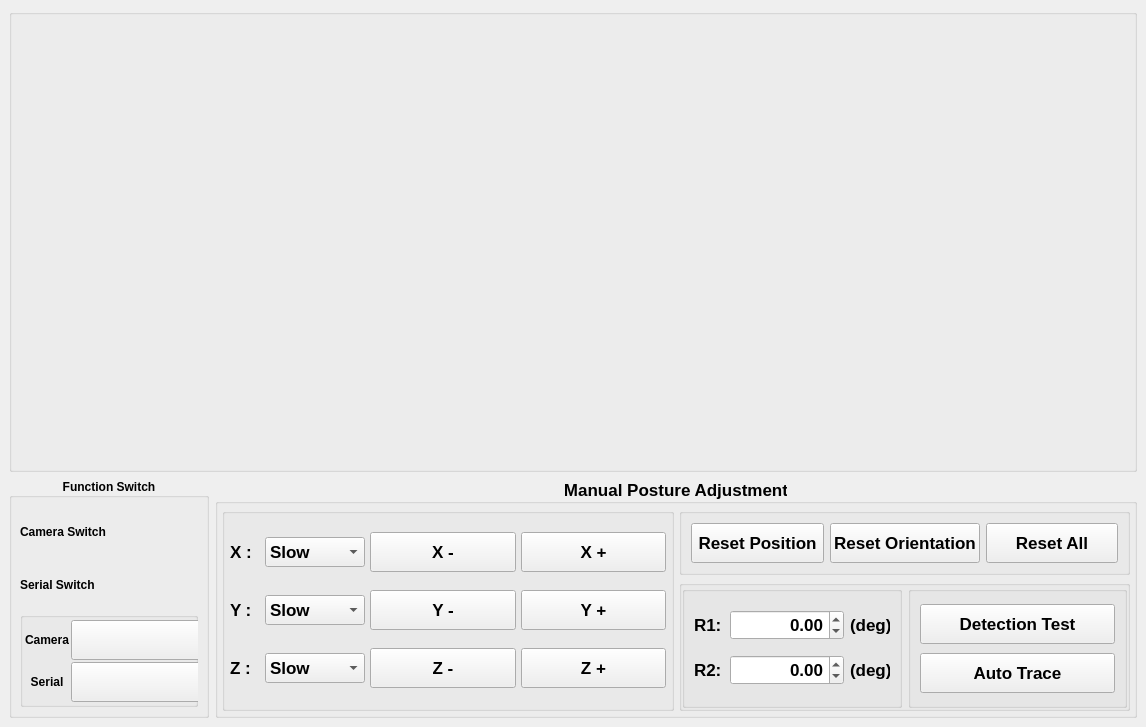
<?xml version="1.0" encoding="UTF-8"?>
<ui version="4.0">
 <class>MainWindow</class>
 <widget class="QMainWindow" name="MainWindow">
  <property name="geometry">
   <rect>
    <x>0</x>
    <y>0</y>
    <width>1146</width>
    <height>727</height>
   </rect>
  </property>
  <property name="font">
   <font>
    <weight>50</weight>
    <bold>false</bold>
   </font>
  </property>
  <property name="windowTitle">
   <string>MainWindow</string>
  </property>
  <property name="windowOpacity">
   <double>1.000000000000000</double>
  </property>
  <widget class="QWidget" name="centralwidget">
   <layout class="QGridLayout" name="gridLayout">
    <item row="0" column="0">
     <widget class="QGroupBox" name="groupBox_videoOutput">
      <property name="font">
       <font>
        <pointsize>14</pointsize>
        <weight>75</weight>
        <bold>true</bold>
       </font>
      </property>
      <property name="title">
       <string/>
      </property>
      <property name="alignment">
       <set>Qt::AlignCenter</set>
      </property>
      <layout class="QGridLayout" name="gridLayout_2">
       <property name="leftMargin">
        <number>1</number>
       </property>
       <property name="topMargin">
        <number>1</number>
       </property>
       <property name="rightMargin">
        <number>1</number>
       </property>
       <property name="bottomMargin">
        <number>1</number>
       </property>
       <property name="spacing">
        <number>1</number>
       </property>
       <item row="0" column="0">
        <widget class="VideoAdapter" name="video_window" native="true">
         <property name="minimumSize">
          <size>
           <width>800</width>
           <height>450</height>
          </size>
         </property>
        </widget>
       </item>
      </layout>
     </widget>
    </item>
    <item row="1" column="0">
     <layout class="QHBoxLayout" name="horizontalLayout_controlBoard">
      <property name="spacing">
       <number>6</number>
      </property>
      <item>
       <widget class="QGroupBox" name="groupBox_option">
        <property name="minimumSize">
         <size>
          <width>0</width>
          <height>0</height>
         </size>
        </property>
        <property name="maximumSize">
         <size>
          <width>200</width>
          <height>240</height>
         </size>
        </property>
        <property name="font">
         <font>
          <weight>75</weight>
          <bold>true</bold>
         </font>
        </property>
        <property name="title">
         <string>Function Switch</string>
        </property>
        <property name="alignment">
         <set>Qt::AlignCenter</set>
        </property>
        <layout class="QGridLayout" name="gridLayout_6">
         <property name="leftMargin">
          <number>8</number>
         </property>
         <property name="topMargin">
          <number>8</number>
         </property>
         <property name="rightMargin">
          <number>8</number>
         </property>
         <property name="bottomMargin">
          <number>8</number>
         </property>
         <property name="spacing">
          <number>1</number>
         </property>
         <item row="1" column="0">
          <layout class="QGridLayout" name="gridLayout_serial_switch_pre">
           <item row="0" column="0">
            <widget class="QLabel" name="label">
             <property name="sizePolicy">
              <sizepolicy hsizetype="Expanding" vsizetype="Expanding">
               <horstretch>0</horstretch>
               <verstretch>0</verstretch>
              </sizepolicy>
             </property>
             <property name="minimumSize">
              <size>
               <width>120</width>
               <height>45</height>
              </size>
             </property>
             <property name="text">
              <string>Serial Switch</string>
             </property>
             <property name="alignment">
              <set>Qt::AlignLeading|Qt::AlignLeft|Qt::AlignVCenter</set>
             </property>
            </widget>
           </item>
           <item row="0" column="1">
            <layout class="QGridLayout" name="gridLayout_serial_switch"/>
           </item>
          </layout>
         </item>
         <item row="0" column="0">
          <layout class="QGridLayout" name="gridLayout_camera_switch_pre">
           <item row="0" column="0">
            <widget class="QLabel" name="label_camera_switch">
             <property name="sizePolicy">
              <sizepolicy hsizetype="Expanding" vsizetype="Expanding">
               <horstretch>0</horstretch>
               <verstretch>0</verstretch>
              </sizepolicy>
             </property>
             <property name="minimumSize">
              <size>
               <width>120</width>
               <height>45</height>
              </size>
             </property>
             <property name="text">
              <string>Camera Switch</string>
             </property>
             <property name="alignment">
              <set>Qt::AlignLeading|Qt::AlignLeft|Qt::AlignVCenter</set>
             </property>
            </widget>
           </item>
           <item row="0" column="1">
            <layout class="QGridLayout" name="gridLayout_camera_switch"/>
           </item>
          </layout>
         </item>
         <item row="2" column="0">
          <widget class="QGroupBox" name="groupBox_options">
           <property name="minimumSize">
            <size>
             <width>0</width>
             <height>0</height>
            </size>
           </property>
           <property name="maximumSize">
            <size>
             <width>16777215</width>
             <height>100</height>
            </size>
           </property>
           <property name="font">
            <font>
             <weight>75</weight>
             <bold>true</bold>
            </font>
           </property>
           <property name="title">
            <string/>
           </property>
           <property name="alignment">
            <set>Qt::AlignCenter</set>
           </property>
           <layout class="QGridLayout" name="gridLayout_3">
            <property name="leftMargin">
             <number>2</number>
            </property>
            <property name="topMargin">
             <number>2</number>
            </property>
            <property name="rightMargin">
             <number>2</number>
            </property>
            <property name="bottomMargin">
             <number>2</number>
            </property>
            <property name="spacing">
             <number>2</number>
            </property>
            <item row="2" column="1">
             <widget class="QLabel" name="label_serial">
              <property name="minimumSize">
               <size>
                <width>0</width>
                <height>40</height>
               </size>
              </property>
              <property name="maximumSize">
               <size>
                <width>60</width>
                <height>16777215</height>
               </size>
              </property>
              <property name="text">
               <string>Serial</string>
              </property>
              <property name="alignment">
               <set>Qt::AlignCenter</set>
              </property>
             </widget>
            </item>
            <item row="1" column="2">
             <widget class="QComboBox" name="comboBox_camera">
              <property name="sizePolicy">
               <sizepolicy hsizetype="Preferred" vsizetype="Preferred">
                <horstretch>0</horstretch>
                <verstretch>0</verstretch>
               </sizepolicy>
              </property>
              <property name="minimumSize">
               <size>
                <width>150</width>
                <height>20</height>
               </size>
              </property>
              <property name="maximumSize">
               <size>
                <width>16777215</width>
                <height>16777215</height>
               </size>
              </property>
              <property name="font">
               <font>
                <pointsize>12</pointsize>
                <weight>75</weight>
                <bold>true</bold>
               </font>
              </property>
             </widget>
            </item>
            <item row="2" column="2">
             <widget class="QComboBox" name="comboBox_serial">
              <property name="sizePolicy">
               <sizepolicy hsizetype="Preferred" vsizetype="Preferred">
                <horstretch>0</horstretch>
                <verstretch>0</verstretch>
               </sizepolicy>
              </property>
              <property name="minimumSize">
               <size>
                <width>150</width>
                <height>20</height>
               </size>
              </property>
              <property name="maximumSize">
               <size>
                <width>16777215</width>
                <height>16777215</height>
               </size>
              </property>
             </widget>
            </item>
            <item row="1" column="1">
             <widget class="QLabel" name="label_camera">
              <property name="minimumSize">
               <size>
                <width>0</width>
                <height>40</height>
               </size>
              </property>
              <property name="maximumSize">
               <size>
                <width>60</width>
                <height>16777215</height>
               </size>
              </property>
              <property name="text">
               <string>Camera</string>
              </property>
              <property name="alignment">
               <set>Qt::AlignCenter</set>
              </property>
             </widget>
            </item>
           </layout>
          </widget>
         </item>
        </layout>
       </widget>
      </item>
      <item>
       <widget class="QGroupBox" name="groupBox_move">
        <property name="minimumSize">
         <size>
          <width>0</width>
          <height>240</height>
         </size>
        </property>
        <property name="maximumSize">
         <size>
          <width>16777215</width>
          <height>240</height>
         </size>
        </property>
        <property name="font">
         <font>
          <pointsize>13</pointsize>
          <weight>75</weight>
          <bold>true</bold>
         </font>
        </property>
        <property name="title">
         <string>Manual Posture Adjustment</string>
        </property>
        <property name="alignment">
         <set>Qt::AlignCenter</set>
        </property>
        <layout class="QHBoxLayout" name="horizontalLayout_10">
         <property name="spacing">
          <number>5</number>
         </property>
         <property name="leftMargin">
          <number>4</number>
         </property>
         <property name="topMargin">
          <number>4</number>
         </property>
         <property name="rightMargin">
          <number>4</number>
         </property>
         <property name="bottomMargin">
          <number>4</number>
         </property>
         <item>
          <widget class="QGroupBox" name="groupBox_translation">
           <property name="font">
            <font>
             <pointsize>13</pointsize>
             <weight>75</weight>
             <bold>true</bold>
            </font>
           </property>
           <property name="title">
            <string/>
           </property>
           <property name="alignment">
            <set>Qt::AlignCenter</set>
           </property>
           <layout class="QGridLayout" name="gridLayout_5">
            <property name="leftMargin">
             <number>5</number>
            </property>
            <property name="topMargin">
             <number>5</number>
            </property>
            <property name="rightMargin">
             <number>5</number>
            </property>
            <property name="bottomMargin">
             <number>5</number>
            </property>
            <property name="spacing">
             <number>5</number>
            </property>
            <item row="0" column="0">
             <widget class="QLabel" name="label_x">
              <property name="minimumSize">
               <size>
                <width>30</width>
                <height>30</height>
               </size>
              </property>
              <property name="maximumSize">
               <size>
                <width>30</width>
                <height>16777215</height>
               </size>
              </property>
              <property name="text">
               <string>X :</string>
              </property>
             </widget>
            </item>
            <item row="0" column="1">
             <widget class="QComboBox" name="comboBox_x_speed">
              <property name="minimumSize">
               <size>
                <width>75</width>
                <height>30</height>
               </size>
              </property>
              <property name="maximumSize">
               <size>
                <width>100</width>
                <height>16777215</height>
               </size>
              </property>
              <item>
               <property name="text">
                <string>Slow</string>
               </property>
              </item>
              <item>
               <property name="text">
                <string>Medium</string>
               </property>
              </item>
              <item>
               <property name="text">
                <string>Fast</string>
               </property>
              </item>
             </widget>
            </item>
            <item row="0" column="2">
             <widget class="QPushButton" name="pushButton_x_minus">
              <property name="minimumSize">
               <size>
                <width>100</width>
                <height>40</height>
               </size>
              </property>
              <property name="text">
               <string>X -</string>
              </property>
             </widget>
            </item>
            <item row="0" column="3">
             <widget class="QPushButton" name="pushButton_x_plus">
              <property name="minimumSize">
               <size>
                <width>100</width>
                <height>40</height>
               </size>
              </property>
              <property name="text">
               <string>X +</string>
              </property>
             </widget>
            </item>
            <item row="1" column="0">
             <widget class="QLabel" name="label_y">
              <property name="minimumSize">
               <size>
                <width>30</width>
                <height>30</height>
               </size>
              </property>
              <property name="maximumSize">
               <size>
                <width>30</width>
                <height>16777215</height>
               </size>
              </property>
              <property name="text">
               <string>Y :</string>
              </property>
             </widget>
            </item>
            <item row="1" column="1">
             <widget class="QComboBox" name="comboBox_y_speed">
              <property name="minimumSize">
               <size>
                <width>75</width>
                <height>30</height>
               </size>
              </property>
              <property name="maximumSize">
               <size>
                <width>100</width>
                <height>16777215</height>
               </size>
              </property>
              <item>
               <property name="text">
                <string>Slow</string>
               </property>
              </item>
              <item>
               <property name="text">
                <string>Medium</string>
               </property>
              </item>
              <item>
               <property name="text">
                <string>Fast</string>
               </property>
              </item>
             </widget>
            </item>
            <item row="1" column="2">
             <widget class="QPushButton" name="pushButton_y_minus">
              <property name="minimumSize">
               <size>
                <width>100</width>
                <height>40</height>
               </size>
              </property>
              <property name="text">
               <string>Y -</string>
              </property>
             </widget>
            </item>
            <item row="1" column="3">
             <widget class="QPushButton" name="pushButton_y_plus">
              <property name="minimumSize">
               <size>
                <width>100</width>
                <height>40</height>
               </size>
              </property>
              <property name="text">
               <string>Y +</string>
              </property>
             </widget>
            </item>
            <item row="2" column="0">
             <widget class="QLabel" name="label_z">
              <property name="minimumSize">
               <size>
                <width>30</width>
                <height>30</height>
               </size>
              </property>
              <property name="maximumSize">
               <size>
                <width>30</width>
                <height>16777215</height>
               </size>
              </property>
              <property name="text">
               <string>Z :</string>
              </property>
             </widget>
            </item>
            <item row="2" column="1">
             <widget class="QComboBox" name="comboBox_z_speed">
              <property name="minimumSize">
               <size>
                <width>75</width>
                <height>30</height>
               </size>
              </property>
              <property name="maximumSize">
               <size>
                <width>100</width>
                <height>16777215</height>
               </size>
              </property>
              <item>
               <property name="text">
                <string>Slow</string>
               </property>
              </item>
              <item>
               <property name="text">
                <string>Medium</string>
               </property>
              </item>
              <item>
               <property name="text">
                <string>Fast</string>
               </property>
              </item>
             </widget>
            </item>
            <item row="2" column="2">
             <widget class="QPushButton" name="pushButton_z_minus">
              <property name="minimumSize">
               <size>
                <width>100</width>
                <height>40</height>
               </size>
              </property>
              <property name="text">
               <string>Z -</string>
              </property>
             </widget>
            </item>
            <item row="2" column="3">
             <widget class="QPushButton" name="pushButton_z_plus">
              <property name="minimumSize">
               <size>
                <width>100</width>
                <height>40</height>
               </size>
              </property>
              <property name="text">
               <string>Z +</string>
              </property>
             </widget>
            </item>
           </layout>
          </widget>
         </item>
         <item>
          <layout class="QVBoxLayout" name="verticalLayout_orientation">
           <item>
            <widget class="QGroupBox" name="groupBox_reset">
             <property name="font">
              <font>
               <pointsize>13</pointsize>
               <weight>75</weight>
               <bold>true</bold>
              </font>
             </property>
             <property name="title">
              <string/>
             </property>
             <property name="alignment">
              <set>Qt::AlignCenter</set>
             </property>
             <layout class="QHBoxLayout" name="horizontalLayout">
              <item>
               <widget class="QPushButton" name="pushButton_resetPosition">
                <property name="minimumSize">
                 <size>
                  <width>0</width>
                  <height>40</height>
                 </size>
                </property>
                <property name="text">
                 <string>Reset Position</string>
                </property>
               </widget>
              </item>
              <item>
               <widget class="QPushButton" name="pushButton_resetOrientation">
                <property name="minimumSize">
                 <size>
                  <width>0</width>
                  <height>40</height>
                 </size>
                </property>
                <property name="text">
                 <string>Reset Orientation</string>
                </property>
               </widget>
              </item>
              <item>
               <widget class="QPushButton" name="pushButton_resetAll">
                <property name="minimumSize">
                 <size>
                  <width>0</width>
                  <height>40</height>
                 </size>
                </property>
                <property name="text">
                 <string>Reset All</string>
                </property>
               </widget>
              </item>
             </layout>
            </widget>
           </item>
           <item>
            <widget class="QGroupBox" name="groupBox_coreControl">
             <property name="sizePolicy">
              <sizepolicy hsizetype="Preferred" vsizetype="Expanding">
               <horstretch>0</horstretch>
               <verstretch>0</verstretch>
              </sizepolicy>
             </property>
             <property name="font">
              <font>
               <pointsize>13</pointsize>
               <weight>75</weight>
               <bold>true</bold>
              </font>
             </property>
             <property name="title">
              <string/>
             </property>
             <property name="alignment">
              <set>Qt::AlignCenter</set>
             </property>
             <layout class="QGridLayout" name="gridLayout_4">
              <property name="leftMargin">
               <number>0</number>
              </property>
              <property name="topMargin">
               <number>0</number>
              </property>
              <property name="rightMargin">
               <number>0</number>
              </property>
              <property name="bottomMargin">
               <number>0</number>
              </property>
              <property name="horizontalSpacing">
               <number>6</number>
              </property>
              <property name="verticalSpacing">
               <number>0</number>
              </property>
              <item row="0" column="3">
               <widget class="QGroupBox" name="groupBox_Auto">
                <property name="title">
                 <string/>
                </property>
                <property name="alignment">
                 <set>Qt::AlignCenter</set>
                </property>
                <layout class="QVBoxLayout" name="verticalLayout">
                 <item>
                  <widget class="QPushButton" name="pushButton">
                   <property name="minimumSize">
                    <size>
                     <width>0</width>
                     <height>40</height>
                    </size>
                   </property>
                   <property name="text">
                    <string>Detection Test</string>
                   </property>
                  </widget>
                 </item>
                 <item>
                  <widget class="QPushButton" name="pushButton_2">
                   <property name="minimumSize">
                    <size>
                     <width>0</width>
                     <height>40</height>
                    </size>
                   </property>
                   <property name="text">
                    <string>Auto Trace</string>
                   </property>
                  </widget>
                 </item>
                </layout>
               </widget>
              </item>
              <item row="0" column="0">
               <widget class="QGroupBox" name="groupBox_Orientation">
                <property name="title">
                 <string/>
                </property>
                <layout class="QGridLayout" name="gridLayout_7">
                 <item row="1" column="2">
                  <widget class="QLabel" name="label_r2_deg">
                   <property name="minimumSize">
                    <size>
                     <width>40</width>
                     <height>30</height>
                    </size>
                   </property>
                   <property name="maximumSize">
                    <size>
                     <width>40</width>
                     <height>16777215</height>
                    </size>
                   </property>
                   <property name="text">
                    <string>(deg)</string>
                   </property>
                  </widget>
                 </item>
                 <item row="0" column="2">
                  <widget class="QLabel" name="label_r1_deg">
                   <property name="minimumSize">
                    <size>
                     <width>40</width>
                     <height>30</height>
                    </size>
                   </property>
                   <property name="maximumSize">
                    <size>
                     <width>40</width>
                     <height>16777215</height>
                    </size>
                   </property>
                   <property name="text">
                    <string>(deg)</string>
                   </property>
                  </widget>
                 </item>
                 <item row="1" column="0">
                  <widget class="QLabel" name="label_r2">
                   <property name="minimumSize">
                    <size>
                     <width>30</width>
                     <height>30</height>
                    </size>
                   </property>
                   <property name="maximumSize">
                    <size>
                     <width>30</width>
                     <height>16777215</height>
                    </size>
                   </property>
                   <property name="text">
                    <string>R2:</string>
                   </property>
                  </widget>
                 </item>
                 <item row="1" column="1">
                  <widget class="QDoubleSpinBox" name="doubleSpinBox_r2_angle">
                   <property name="minimumSize">
                    <size>
                     <width>80</width>
                     <height>30</height>
                    </size>
                   </property>
                   <property name="maximumSize">
                    <size>
                     <width>150</width>
                     <height>16777215</height>
                    </size>
                   </property>
                   <property name="alignment">
                    <set>Qt::AlignRight|Qt::AlignTrailing|Qt::AlignVCenter</set>
                   </property>
                   <property name="keyboardTracking">
                    <bool>false</bool>
                   </property>
                   <property name="minimum">
                    <double>-180.000000000000000</double>
                   </property>
                   <property name="maximum">
                    <double>180.000000000000000</double>
                   </property>
                   <property name="singleStep">
                    <double>0.250000000000000</double>
                   </property>
                   <property name="value">
                    <double>0.000000000000000</double>
                   </property>
                  </widget>
                 </item>
                 <item row="0" column="1">
                  <widget class="QDoubleSpinBox" name="doubleSpinBox_r1_angle">
                   <property name="minimumSize">
                    <size>
                     <width>80</width>
                     <height>30</height>
                    </size>
                   </property>
                   <property name="maximumSize">
                    <size>
                     <width>150</width>
                     <height>16777215</height>
                    </size>
                   </property>
                   <property name="alignment">
                    <set>Qt::AlignRight|Qt::AlignTrailing|Qt::AlignVCenter</set>
                   </property>
                   <property name="keyboardTracking">
                    <bool>false</bool>
                   </property>
                   <property name="minimum">
                    <double>-180.000000000000000</double>
                   </property>
                   <property name="maximum">
                    <double>180.000000000000000</double>
                   </property>
                   <property name="singleStep">
                    <double>0.250000000000000</double>
                   </property>
                   <property name="value">
                    <double>0.000000000000000</double>
                   </property>
                  </widget>
                 </item>
                 <item row="0" column="0">
                  <widget class="QLabel" name="label_r1">
                   <property name="minimumSize">
                    <size>
                     <width>30</width>
                     <height>30</height>
                    </size>
                   </property>
                   <property name="maximumSize">
                    <size>
                     <width>30</width>
                     <height>16777215</height>
                    </size>
                   </property>
                   <property name="text">
                    <string>R1:</string>
                   </property>
                  </widget>
                 </item>
                </layout>
               </widget>
              </item>
             </layout>
            </widget>
           </item>
          </layout>
         </item>
        </layout>
       </widget>
      </item>
     </layout>
    </item>
   </layout>
  </widget>
 </widget>
 <customwidgets>
  <customwidget>
   <class>VideoAdapter</class>
   <extends>QWidget</extends>
   <header location="global">video_adapter.h</header>
   <container>1</container>
  </customwidget>
 </customwidgets>
 <resources/>
 <connections/>
</ui>
